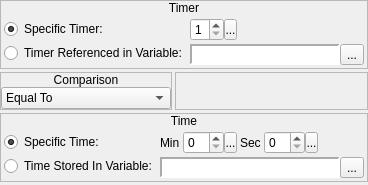
        <widget class="QWidget" name="wTimer">
         <layout class="QVBoxLayout" name="verticalLayout_30">
          <property name="spacing">
           <number>3</number>
          </property>
          <property name="margin">
           <number>0</number>
          </property>
          <item>
           <widget class="QFrame" name="frame_16">
            <property name="sizePolicy">
             <sizepolicy hsizetype="Preferred" vsizetype="Fixed">
              <horstretch>0</horstretch>
              <verstretch>0</verstretch>
             </sizepolicy>
            </property>
            <property name="frameShape">
             <enum>QFrame::StyledPanel</enum>
            </property>
            <property name="frameShadow">
             <enum>QFrame::Raised</enum>
            </property>
            <layout class="QVBoxLayout" name="verticalLayout_24">
             <property name="spacing">
              <number>0</number>
             </property>
             <property name="margin">
              <number>0</number>
             </property>
             <item>
              <widget class="QLabel" name="label_11">
               <property name="sizePolicy">
                <sizepolicy hsizetype="Preferred" vsizetype="Fixed">
                 <horstretch>0</horstretch>
                 <verstretch>0</verstretch>
                </sizepolicy>
               </property>
               <property name="text">
                <string>Timer</string>
               </property>
               <property name="alignment">
                <set>Qt::AlignCenter</set>
               </property>
              </widget>
             </item>
             <item>
              <widget class="QWidget" name="widget_19" native="true">
               <layout class="QHBoxLayout" name="horizontalLayout_14">
                <property name="spacing">
                 <number>3</number>
                </property>
                <property name="margin">
                 <number>3</number>
                </property>
                <item>
                 <widget class="QWidget" name="widget_20" native="true">
                  <property name="sizePolicy">
                   <sizepolicy hsizetype="Fixed" vsizetype="Preferred">
                    <horstretch>0</horstretch>
                    <verstretch>0</verstretch>
                   </sizepolicy>
                  </property>
                  <layout class="QVBoxLayout" name="verticalLayout_25">
                   <property name="spacing">
                    <number>3</number>
                   </property>
                   <property name="margin">
                    <number>0</number>
                   </property>
                   <item>
                    <widget class="QRadioButton" name="timer_rbSpecificTimer">
                     <property name="sizePolicy">
                      <sizepolicy hsizetype="Fixed" vsizetype="Fixed">
                       <horstretch>0</horstretch>
                       <verstretch>0</verstretch>
                      </sizepolicy>
                     </property>
                     <property name="text">
                      <string>Specific Timer:</string>
                     </property>
                     <property name="checked">
                      <bool>true</bool>
                     </property>
                    </widget>
                   </item>
                   <item>
                    <widget class="QRadioButton" name="timer_rbReferencedTimer">
                     <property name="sizePolicy">
                      <sizepolicy hsizetype="Fixed" vsizetype="Fixed">
                       <horstretch>0</horstretch>
                       <verstretch>0</verstretch>
                      </sizepolicy>
                     </property>
                     <property name="text">
                      <string>Timer Referenced in Variable:</string>
                     </property>
                    </widget>
                   </item>
                  </layout>
                 </widget>
                </item>
                <item>
                 <widget class="QWidget" name="widget_21" native="true">
                  <layout class="QVBoxLayout" name="verticalLayout_26">
                   <property name="spacing">
                    <number>3</number>
                   </property>
                   <property name="margin">
                    <number>0</number>
                   </property>
                   <item>
                    <widget class="QWidget" name="timer_wTimer" native="true">
                     <property name="sizePolicy">
                      <sizepolicy hsizetype="Fixed" vsizetype="Fixed">
                       <horstretch>0</horstretch>
                       <verstretch>0</verstretch>
                      </sizepolicy>
                     </property>
                     <layout class="QHBoxLayout" name="horizontalLayout_15">
                      <property name="spacing">
                       <number>0</number>
                      </property>
                      <property name="margin">
                       <number>0</number>
                      </property>
                      <item>
                       <widget class="QSpinBox" name="timer_sbTimer">
                        <property name="sizePolicy">
                         <sizepolicy hsizetype="Preferred" vsizetype="Fixed">
                          <horstretch>0</horstretch>
                          <verstretch>0</verstretch>
                         </sizepolicy>
                        </property>
                        <property name="accelerated">
                         <bool>true</bool>
                        </property>
                        <property name="minimum">
                         <number>1</number>
                        </property>
                        <property name="maximum">
                         <number>8</number>
                        </property>
                       </widget>
                      </item>
                      <item>
                       <widget class="SpinBoxSideButton" name="timer_bTimerSideButton">
                        <property name="minimumSize">
                         <size>
                          <width>13</width>
                          <height>21</height>
                         </size>
                        </property>
                        <property name="maximumSize">
                         <size>
                          <width>13</width>
                          <height>21</height>
                         </size>
                        </property>
                        <property name="text">
                         <string>...</string>
                        </property>
                        <property name="icon">
                         <iconset resource="gui_icons.qrc">
                          <normaloff>:/icons/spinBoxSideButton.png</normaloff>:/icons/spinBoxSideButton.png</iconset>
                        </property>
                        <property name="iconSize">
                         <size>
                          <width>8</width>
                          <height>16</height>
                         </size>
                        </property>
                       </widget>
                      </item>
                     </layout>
                    </widget>
                   </item>
                   <item>
                    <widget class="QWidget" name="timer_wTimerVariable" native="true">
                     <property name="sizePolicy">
                      <sizepolicy hsizetype="Preferred" vsizetype="Fixed">
                       <horstretch>0</horstretch>
                       <verstretch>0</verstretch>
                      </sizepolicy>
                     </property>
                     <layout class="QHBoxLayout" name="horizontalLayout_44">
                      <property name="spacing">
                       <number>0</number>
                      </property>
                      <property name="margin">
                       <number>0</number>
                      </property>
                      <item>
                       <widget class="QLabel" name="timer_lblTimerVariable">
                        <property name="sizePolicy">
                         <sizepolicy hsizetype="Preferred" vsizetype="Preferred">
                          <horstretch>0</horstretch>
                          <verstretch>0</verstretch>
                         </sizepolicy>
                        </property>
                        <property name="minimumSize">
                         <size>
                          <width>150</width>
                          <height>0</height>
                         </size>
                        </property>
                        <property name="font">
                         <font>
                          <family>Monospace</family>
                         </font>
                        </property>
                        <property name="styleSheet">
                         <string notr="true">background-color: palette(base);</string>
                        </property>
                        <property name="frameShape">
                         <enum>QFrame::Panel</enum>
                        </property>
                        <property name="frameShadow">
                         <enum>QFrame::Sunken</enum>
                        </property>
                        <property name="lineWidth">
                         <number>2</number>
                        </property>
                        <property name="text">
                         <string/>
                        </property>
                       </widget>
                      </item>
                      <item>
                       <widget class="QToolButton" name="timer_bBrowseTimerVariables">
                        <property name="text">
                         <string>...</string>
                        </property>
                        <property name="icon">
                         <iconset resource="gui_icons.qrc">
                          <normaloff>:/icons/fileopen.png</normaloff>:/icons/fileopen.png</iconset>
                        </property>
                       </widget>
                      </item>
                     </layout>
                    </widget>
                   </item>
                  </layout>
                 </widget>
                </item>
               </layout>
              </widget>
             </item>
            </layout>
           </widget>
          </item>
          <item>
           <widget class="QWidget" name="widget_22" native="true">
            <property name="sizePolicy">
             <sizepolicy hsizetype="Preferred" vsizetype="Fixed">
              <horstretch>0</horstretch>
              <verstretch>0</verstretch>
             </sizepolicy>
            </property>
            <layout class="QHBoxLayout" name="horizontalLayout_17">
             <property name="spacing">
              <number>3</number>
             </property>
             <property name="margin">
              <number>0</number>
             </property>
             <item>
              <widget class="QFrame" name="frame_15">
               <property name="sizePolicy">
                <sizepolicy hsizetype="Fixed" vsizetype="Preferred">
                 <horstretch>0</horstretch>
                 <verstretch>0</verstretch>
                </sizepolicy>
               </property>
               <property name="frameShape">
                <enum>QFrame::StyledPanel</enum>
               </property>
               <property name="frameShadow">
                <enum>QFrame::Raised</enum>
               </property>
               <layout class="QVBoxLayout" name="verticalLayout_23">
                <property name="spacing">
                 <number>0</number>
                </property>
                <property name="margin">
                 <number>0</number>
                </property>
                <item>
                 <widget class="QLabel" name="label_10">
                  <property name="sizePolicy">
                   <sizepolicy hsizetype="Preferred" vsizetype="Fixed">
                    <horstretch>0</horstretch>
                    <verstretch>0</verstretch>
                   </sizepolicy>
                  </property>
                  <property name="text">
                   <string>Comparison</string>
                  </property>
                  <property name="alignment">
                   <set>Qt::AlignCenter</set>
                  </property>
                 </widget>
                </item>
                <item>
                 <widget class="QWidget" name="widget_18" native="true">
                  <layout class="QHBoxLayout" name="horizontalLayout_16">
                   <property name="spacing">
                    <number>0</number>
                   </property>
                   <property name="margin">
                    <number>0</number>
                   </property>
                   <item>
                    <widget class="QComboBox" name="timer_cboxComparison">
                     <item>
                      <property name="text">
                       <string>Equal To</string>
                      </property>
                     </item>
                     <item>
                      <property name="text">
                       <string>Not Equal To</string>
                      </property>
                     </item>
                     <item>
                      <property name="text">
                       <string>Greater Than</string>
                      </property>
                     </item>
                     <item>
                      <property name="text">
                       <string>Greater Than Or Equal To</string>
                      </property>
                     </item>
                     <item>
                      <property name="text">
                       <string>Less Than</string>
                      </property>
                     </item>
                     <item>
                      <property name="text">
                       <string>Less Than Or Equal To</string>
                      </property>
                     </item>
                    </widget>
                   </item>
                  </layout>
                 </widget>
                </item>
               </layout>
              </widget>
             </item>
             <item>
              <widget class="QFrame" name="frame_17">
               <property name="frameShape">
                <enum>QFrame::StyledPanel</enum>
               </property>
               <property name="frameShadow">
                <enum>QFrame::Raised</enum>
               </property>
              </widget>
             </item>
            </layout>
           </widget>
          </item>
          <item>
           <widget class="QFrame" name="frame_18">
            <property name="frameShape">
             <enum>QFrame::StyledPanel</enum>
            </property>
            <property name="frameShadow">
             <enum>QFrame::Raised</enum>
            </property>
            <layout class="QVBoxLayout" name="verticalLayout_27">
             <property name="spacing">
              <number>0</number>
             </property>
             <property name="margin">
              <number>0</number>
             </property>
             <item>
              <widget class="QLabel" name="label_12">
               <property name="sizePolicy">
                <sizepolicy hsizetype="Preferred" vsizetype="Fixed">
                 <horstretch>0</horstretch>
                 <verstretch>0</verstretch>
                </sizepolicy>
               </property>
               <property name="text">
                <string>Time</string>
               </property>
               <property name="alignment">
                <set>Qt::AlignCenter</set>
               </property>
              </widget>
             </item>
             <item>
              <widget class="QWidget" name="widget_23" native="true">
               <layout class="QHBoxLayout" name="horizontalLayout_21">
                <property name="spacing">
                 <number>3</number>
                </property>
                <property name="margin">
                 <number>3</number>
                </property>
                <item>
                 <widget class="QWidget" name="widget_24" native="true">
                  <property name="sizePolicy">
                   <sizepolicy hsizetype="Fixed" vsizetype="Preferred">
                    <horstretch>0</horstretch>
                    <verstretch>0</verstretch>
                   </sizepolicy>
                  </property>
                  <layout class="QVBoxLayout" name="verticalLayout_28">
                   <property name="spacing">
                    <number>3</number>
                   </property>
                   <property name="margin">
                    <number>0</number>
                   </property>
                   <item>
                    <widget class="QRadioButton" name="timer_rbSpecificTime">
                     <property name="sizePolicy">
                      <sizepolicy hsizetype="Fixed" vsizetype="Fixed">
                       <horstretch>0</horstretch>
                       <verstretch>0</verstretch>
                      </sizepolicy>
                     </property>
                     <property name="text">
                      <string>Specific Time:</string>
                     </property>
                     <property name="checked">
                      <bool>true</bool>
                     </property>
                    </widget>
                   </item>
                   <item>
                    <widget class="QRadioButton" name="timer_rbStoredTime">
                     <property name="sizePolicy">
                      <sizepolicy hsizetype="Fixed" vsizetype="Fixed">
                       <horstretch>0</horstretch>
                       <verstretch>0</verstretch>
                      </sizepolicy>
                     </property>
                     <property name="text">
                      <string>Time Stored In Variable:</string>
                     </property>
                    </widget>
                   </item>
                  </layout>
                 </widget>
                </item>
                <item>
                 <widget class="QWidget" name="widget_25" native="true">
                  <layout class="QVBoxLayout" name="verticalLayout_29">
                   <property name="spacing">
                    <number>3</number>
                   </property>
                   <property name="margin">
                    <number>0</number>
                   </property>
                   <item>
                    <widget class="QWidget" name="timer_wTime" native="true">
                     <property name="sizePolicy">
                      <sizepolicy hsizetype="Fixed" vsizetype="Preferred">
                       <horstretch>0</horstretch>
                       <verstretch>0</verstretch>
                      </sizepolicy>
                     </property>
                     <layout class="QHBoxLayout" name="horizontalLayout_20">
                      <property name="spacing">
                       <number>3</number>
                      </property>
                      <property name="margin">
                       <number>0</number>
                      </property>
                      <item>
                       <widget class="QLabel" name="label_13">
                        <property name="sizePolicy">
                         <sizepolicy hsizetype="Fixed" vsizetype="Preferred">
                          <horstretch>0</horstretch>
                          <verstretch>0</verstretch>
                         </sizepolicy>
                        </property>
                        <property name="text">
                         <string>Min</string>
                        </property>
                       </widget>
                      </item>
                      <item>
                       <widget class="QWidget" name="widget_27" native="true">
                        <property name="sizePolicy">
                         <sizepolicy hsizetype="Fixed" vsizetype="Fixed">
                          <horstretch>0</horstretch>
                          <verstretch>0</verstretch>
                         </sizepolicy>
                        </property>
                        <layout class="QHBoxLayout" name="horizontalLayout_18">
                         <property name="spacing">
                          <number>0</number>
                         </property>
                         <property name="margin">
                          <number>0</number>
                         </property>
                         <item>
                          <widget class="QSpinBox" name="timer_sbMinutes">
                           <property name="sizePolicy">
                            <sizepolicy hsizetype="Preferred" vsizetype="Fixed">
                             <horstretch>0</horstretch>
                             <verstretch>0</verstretch>
                            </sizepolicy>
                           </property>
                           <property name="accelerated">
                            <bool>true</bool>
                           </property>
                           <property name="maximum">
                            <number>99</number>
                           </property>
                          </widget>
                         </item>
                         <item>
                          <widget class="SpinBoxSideButton" name="timer_bMinutesSideButton">
                           <property name="minimumSize">
                            <size>
                             <width>13</width>
                             <height>21</height>
                            </size>
                           </property>
                           <property name="maximumSize">
                            <size>
                             <width>13</width>
                             <height>21</height>
                            </size>
                           </property>
                           <property name="text">
                            <string>...</string>
                           </property>
                           <property name="icon">
                            <iconset resource="gui_icons.qrc">
                             <normaloff>:/icons/spinBoxSideButton.png</normaloff>:/icons/spinBoxSideButton.png</iconset>
                           </property>
                           <property name="iconSize">
                            <size>
                             <width>8</width>
                             <height>16</height>
                            </size>
                           </property>
                          </widget>
                         </item>
                        </layout>
                       </widget>
                      </item>
                      <item>
                       <widget class="QLabel" name="label_14">
                        <property name="sizePolicy">
                         <sizepolicy hsizetype="Fixed" vsizetype="Preferred">
                          <horstretch>0</horstretch>
                          <verstretch>0</verstretch>
                         </sizepolicy>
                        </property>
                        <property name="text">
                         <string>Sec</string>
                        </property>
                       </widget>
                      </item>
                      <item>
                       <widget class="QWidget" name="widget_28" native="true">
                        <property name="sizePolicy">
                         <sizepolicy hsizetype="Fixed" vsizetype="Fixed">
                          <horstretch>0</horstretch>
                          <verstretch>0</verstretch>
                         </sizepolicy>
                        </property>
                        <layout class="QHBoxLayout" name="horizontalLayout_19">
                         <property name="spacing">
                          <number>0</number>
                         </property>
                         <property name="margin">
                          <number>0</number>
                         </property>
                         <item>
                          <widget class="QSpinBox" name="timer_sbSeconds">
                           <property name="sizePolicy">
                            <sizepolicy hsizetype="Preferred" vsizetype="Fixed">
                             <horstretch>0</horstretch>
                             <verstretch>0</verstretch>
                            </sizepolicy>
                           </property>
                           <property name="accelerated">
                            <bool>true</bool>
                           </property>
                           <property name="maximum">
                            <number>59</number>
                           </property>
                          </widget>
                         </item>
                         <item>
                          <widget class="SpinBoxSideButton" name="timer_bSecondsSideButton">
                           <property name="minimumSize">
                            <size>
                             <width>13</width>
                             <height>21</height>
                            </size>
                           </property>
                           <property name="maximumSize">
                            <size>
                             <width>13</width>
                             <height>21</height>
                            </size>
                           </property>
                           <property name="text">
                            <string>...</string>
                           </property>
                           <property name="icon">
                            <iconset resource="gui_icons.qrc">
                             <normaloff>:/icons/spinBoxSideButton.png</normaloff>:/icons/spinBoxSideButton.png</iconset>
                           </property>
                           <property name="iconSize">
                            <size>
                             <width>8</width>
                             <height>16</height>
                            </size>
                           </property>
                          </widget>
                         </item>
                        </layout>
                       </widget>
                      </item>
                     </layout>
                    </widget>
                   </item>
                   <item>
                    <widget class="QWidget" name="timer_wTimeVariable" native="true">
                     <property name="sizePolicy">
                      <sizepolicy hsizetype="Preferred" vsizetype="Fixed">
                       <horstretch>0</horstretch>
                       <verstretch>0</verstretch>
                      </sizepolicy>
                     </property>
                     <layout class="QHBoxLayout" name="horizontalLayout_45">
                      <property name="spacing">
                       <number>0</number>
                      </property>
                      <property name="margin">
                       <number>0</number>
                      </property>
                      <item>
                       <widget class="QLabel" name="timer_lblTimeVariable">
                        <property name="sizePolicy">
                         <sizepolicy hsizetype="Preferred" vsizetype="Preferred">
                          <horstretch>0</horstretch>
                          <verstretch>0</verstretch>
                         </sizepolicy>
                        </property>
                        <property name="minimumSize">
                         <size>
                          <width>150</width>
                          <height>0</height>
                         </size>
                        </property>
                        <property name="font">
                         <font>
                          <family>Monospace</family>
                         </font>
                        </property>
                        <property name="styleSheet">
                         <string notr="true">background-color: palette(base);</string>
                        </property>
                        <property name="frameShape">
                         <enum>QFrame::Panel</enum>
                        </property>
                        <property name="frameShadow">
                         <enum>QFrame::Sunken</enum>
                        </property>
                        <property name="lineWidth">
                         <number>2</number>
                        </property>
                        <property name="text">
                         <string/>
                        </property>
                       </widget>
                      </item>
                      <item>
                       <widget class="QToolButton" name="timer_bBrowseTimeVariables">
                        <property name="text">
                         <string>...</string>
                        </property>
                        <property name="icon">
                         <iconset resource="gui_icons.qrc">
                          <normaloff>:/icons/fileopen.png</normaloff>:/icons/fileopen.png</iconset>
                        </property>
                       </widget>
                      </item>
                     </layout>
                    </widget>
                   </item>
                  </layout>
                 </widget>
                </item>
               </layout>
              </widget>
             </item>
            </layout>
           </widget>
          </item>
          <item>
           <widget class="QFrame" name="frame_19">
            <property name="frameShape">
             <enum>QFrame::StyledPanel</enum>
            </property>
            <property name="frameShadow">
             <enum>QFrame::Raised</enum>
            </property>
           </widget>
          </item>
         </layout>
        </widget>
